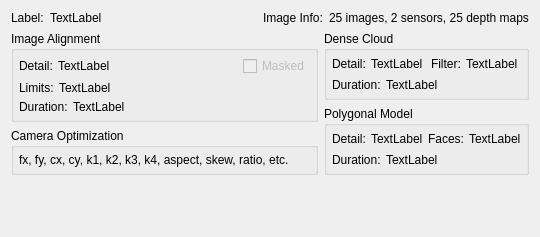
<?xml version="1.0" encoding="UTF-8"?>
<ui version="4.0">
 <class>PSChunkInfo</class>
 <widget class="QWidget" name="PSChunkInfo">
  <property name="geometry">
   <rect>
    <x>0</x>
    <y>0</y>
    <width>540</width>
    <height>237</height>
   </rect>
  </property>
  <property name="windowTitle">
   <string>Chunk Info</string>
  </property>
  <layout class="QVBoxLayout" name="verticalLayout_7">
   <item>
    <layout class="QHBoxLayout" name="horizontalLayout_4">
     <item>
      <widget class="QLabel" name="label">
       <property name="sizePolicy">
        <sizepolicy hsizetype="Fixed" vsizetype="Preferred">
         <horstretch>0</horstretch>
         <verstretch>0</verstretch>
        </sizepolicy>
       </property>
       <property name="font">
        <font>
         <underline>false</underline>
        </font>
       </property>
       <property name="text">
        <string>Label:</string>
       </property>
      </widget>
     </item>
     <item>
      <widget class="QLabel" name="ChunkLabelLabel">
       <property name="sizePolicy">
        <sizepolicy hsizetype="Expanding" vsizetype="Preferred">
         <horstretch>0</horstretch>
         <verstretch>0</verstretch>
        </sizepolicy>
       </property>
       <property name="text">
        <string>TextLabel</string>
       </property>
      </widget>
     </item>
     <item>
      <widget class="QLabel" name="label_3">
       <property name="sizePolicy">
        <sizepolicy hsizetype="Fixed" vsizetype="Preferred">
         <horstretch>0</horstretch>
         <verstretch>0</verstretch>
        </sizepolicy>
       </property>
       <property name="font">
        <font>
         <underline>false</underline>
        </font>
       </property>
       <property name="text">
        <string>Image Info:</string>
       </property>
      </widget>
     </item>
     <item>
      <widget class="QLabel" name="ImageInfoLabel">
       <property name="sizePolicy">
        <sizepolicy hsizetype="Minimum" vsizetype="Preferred">
         <horstretch>0</horstretch>
         <verstretch>0</verstretch>
        </sizepolicy>
       </property>
       <property name="text">
        <string>25 images, 2 sensors, 25 depth maps</string>
       </property>
      </widget>
     </item>
    </layout>
   </item>
   <item>
    <layout class="QHBoxLayout" name="horizontalLayout_10">
     <item>
      <layout class="QVBoxLayout" name="verticalLayout_6">
       <item>
        <widget class="QGroupBox" name="ImageAlignGroupBox">
         <property name="title">
          <string>Image Alignment</string>
         </property>
         <layout class="QVBoxLayout" name="verticalLayout">
          <property name="spacing">
           <number>5</number>
          </property>
          <property name="leftMargin">
           <number>5</number>
          </property>
          <property name="topMargin">
           <number>5</number>
          </property>
          <property name="rightMargin">
           <number>5</number>
          </property>
          <property name="bottomMargin">
           <number>5</number>
          </property>
          <item>
           <layout class="QHBoxLayout" name="horizontalLayout_3">
            <item>
             <widget class="QLabel" name="label_5">
              <property name="sizePolicy">
               <sizepolicy hsizetype="Fixed" vsizetype="Preferred">
                <horstretch>0</horstretch>
                <verstretch>0</verstretch>
               </sizepolicy>
              </property>
              <property name="font">
               <font>
                <underline>false</underline>
               </font>
              </property>
              <property name="text">
               <string>Detail:</string>
              </property>
             </widget>
            </item>
            <item>
             <widget class="QLabel" name="IADetailLabel">
              <property name="sizePolicy">
               <sizepolicy hsizetype="Minimum" vsizetype="Preferred">
                <horstretch>0</horstretch>
                <verstretch>0</verstretch>
               </sizepolicy>
              </property>
              <property name="text">
               <string>TextLabel</string>
              </property>
             </widget>
            </item>
            <item>
             <widget class="QCheckBox" name="IAMaskedCheckBox">
              <property name="enabled">
               <bool>false</bool>
              </property>
              <property name="sizePolicy">
               <sizepolicy hsizetype="Fixed" vsizetype="Fixed">
                <horstretch>0</horstretch>
                <verstretch>0</verstretch>
               </sizepolicy>
              </property>
              <property name="text">
               <string>Masked</string>
              </property>
             </widget>
            </item>
           </layout>
          </item>
          <item>
           <layout class="QHBoxLayout" name="horizontalLayout_2">
            <item>
             <widget class="QLabel" name="label_7">
              <property name="sizePolicy">
               <sizepolicy hsizetype="Fixed" vsizetype="Preferred">
                <horstretch>0</horstretch>
                <verstretch>0</verstretch>
               </sizepolicy>
              </property>
              <property name="font">
               <font>
                <underline>false</underline>
               </font>
              </property>
              <property name="text">
               <string>Limits:</string>
              </property>
             </widget>
            </item>
            <item>
             <widget class="QLabel" name="IALimitsLabel">
              <property name="text">
               <string>TextLabel</string>
              </property>
             </widget>
            </item>
           </layout>
          </item>
          <item>
           <layout class="QHBoxLayout" name="horizontalLayout">
            <item>
             <widget class="QLabel" name="label_8">
              <property name="sizePolicy">
               <sizepolicy hsizetype="Fixed" vsizetype="Preferred">
                <horstretch>0</horstretch>
                <verstretch>0</verstretch>
               </sizepolicy>
              </property>
              <property name="font">
               <font>
                <underline>false</underline>
               </font>
              </property>
              <property name="text">
               <string>Duration:</string>
              </property>
             </widget>
            </item>
            <item>
             <widget class="QLabel" name="IADurationLabel">
              <property name="text">
               <string>TextLabel</string>
              </property>
             </widget>
            </item>
           </layout>
          </item>
         </layout>
        </widget>
       </item>
       <item>
        <widget class="QGroupBox" name="OptimizeGroupBox">
         <property name="title">
          <string>Camera Optimization</string>
         </property>
         <layout class="QVBoxLayout" name="verticalLayout_4">
          <property name="spacing">
           <number>5</number>
          </property>
          <property name="leftMargin">
           <number>5</number>
          </property>
          <property name="topMargin">
           <number>5</number>
          </property>
          <property name="rightMargin">
           <number>5</number>
          </property>
          <property name="bottomMargin">
           <number>5</number>
          </property>
          <item>
           <layout class="QHBoxLayout" name="horizontalLayout_9">
            <item>
             <widget class="QLabel" name="OptInfoLabel">
              <property name="sizePolicy">
               <sizepolicy hsizetype="Expanding" vsizetype="Expanding">
                <horstretch>0</horstretch>
                <verstretch>0</verstretch>
               </sizepolicy>
              </property>
              <property name="text">
               <string>fx, fy, cx, cy, k1, k2, k3, k4, aspect, skew, ratio, etc.</string>
              </property>
              <property name="alignment">
               <set>Qt::AlignLeading|Qt::AlignLeft|Qt::AlignTop</set>
              </property>
              <property name="wordWrap">
               <bool>true</bool>
              </property>
             </widget>
            </item>
           </layout>
          </item>
         </layout>
        </widget>
       </item>
      </layout>
     </item>
     <item>
      <layout class="QVBoxLayout" name="verticalLayout_5">
       <item>
        <widget class="QGroupBox" name="DenseCloudGroupBox">
         <property name="title">
          <string>Dense Cloud</string>
         </property>
         <layout class="QVBoxLayout" name="verticalLayout_2">
          <property name="spacing">
           <number>5</number>
          </property>
          <property name="leftMargin">
           <number>5</number>
          </property>
          <property name="topMargin">
           <number>5</number>
          </property>
          <property name="rightMargin">
           <number>5</number>
          </property>
          <property name="bottomMargin">
           <number>5</number>
          </property>
          <item>
           <layout class="QHBoxLayout" name="horizontalLayout_5">
            <item>
             <widget class="QLabel" name="label_11">
              <property name="sizePolicy">
               <sizepolicy hsizetype="Fixed" vsizetype="Preferred">
                <horstretch>0</horstretch>
                <verstretch>0</verstretch>
               </sizepolicy>
              </property>
              <property name="font">
               <font>
                <underline>false</underline>
               </font>
              </property>
              <property name="text">
               <string>Detail:</string>
              </property>
             </widget>
            </item>
            <item>
             <widget class="QLabel" name="DCDetailLabel">
              <property name="sizePolicy">
               <sizepolicy hsizetype="Minimum" vsizetype="Preferred">
                <horstretch>0</horstretch>
                <verstretch>0</verstretch>
               </sizepolicy>
              </property>
              <property name="text">
               <string>TextLabel</string>
              </property>
             </widget>
            </item>
            <item>
             <widget class="QLabel" name="label_17">
              <property name="sizePolicy">
               <sizepolicy hsizetype="Fixed" vsizetype="Preferred">
                <horstretch>0</horstretch>
                <verstretch>0</verstretch>
               </sizepolicy>
              </property>
              <property name="font">
               <font>
                <underline>false</underline>
               </font>
              </property>
              <property name="text">
               <string>Filter:</string>
              </property>
             </widget>
            </item>
            <item>
             <widget class="QLabel" name="DCFilterLabel">
              <property name="sizePolicy">
               <sizepolicy hsizetype="Minimum" vsizetype="Preferred">
                <horstretch>0</horstretch>
                <verstretch>0</verstretch>
               </sizepolicy>
              </property>
              <property name="text">
               <string>TextLabel</string>
              </property>
             </widget>
            </item>
           </layout>
          </item>
          <item>
           <layout class="QHBoxLayout" name="horizontalLayout_7">
            <item>
             <widget class="QLabel" name="label_15">
              <property name="sizePolicy">
               <sizepolicy hsizetype="Fixed" vsizetype="Preferred">
                <horstretch>0</horstretch>
                <verstretch>0</verstretch>
               </sizepolicy>
              </property>
              <property name="font">
               <font>
                <underline>false</underline>
               </font>
              </property>
              <property name="text">
               <string>Duration:</string>
              </property>
             </widget>
            </item>
            <item>
             <widget class="QLabel" name="DCDurationLabel">
              <property name="text">
               <string>TextLabel</string>
              </property>
             </widget>
            </item>
           </layout>
          </item>
         </layout>
        </widget>
       </item>
       <item>
        <widget class="QGroupBox" name="ModelGroupBox">
         <property name="title">
          <string>Polygonal Model</string>
         </property>
         <layout class="QVBoxLayout" name="verticalLayout_3">
          <property name="spacing">
           <number>5</number>
          </property>
          <property name="leftMargin">
           <number>5</number>
          </property>
          <property name="topMargin">
           <number>5</number>
          </property>
          <property name="rightMargin">
           <number>5</number>
          </property>
          <property name="bottomMargin">
           <number>5</number>
          </property>
          <item>
           <layout class="QHBoxLayout" name="horizontalLayout_6">
            <item>
             <widget class="QLabel" name="label_13">
              <property name="sizePolicy">
               <sizepolicy hsizetype="Fixed" vsizetype="Preferred">
                <horstretch>0</horstretch>
                <verstretch>0</verstretch>
               </sizepolicy>
              </property>
              <property name="font">
               <font>
                <underline>false</underline>
               </font>
              </property>
              <property name="text">
               <string>Detail:</string>
              </property>
             </widget>
            </item>
            <item>
             <widget class="QLabel" name="ModDetailLabel">
              <property name="sizePolicy">
               <sizepolicy hsizetype="Minimum" vsizetype="Preferred">
                <horstretch>0</horstretch>
                <verstretch>0</verstretch>
               </sizepolicy>
              </property>
              <property name="text">
               <string>TextLabel</string>
              </property>
             </widget>
            </item>
            <item>
             <widget class="QLabel" name="label_19">
              <property name="sizePolicy">
               <sizepolicy hsizetype="Fixed" vsizetype="Preferred">
                <horstretch>0</horstretch>
                <verstretch>0</verstretch>
               </sizepolicy>
              </property>
              <property name="font">
               <font>
                <underline>false</underline>
               </font>
              </property>
              <property name="text">
               <string>Faces:</string>
              </property>
             </widget>
            </item>
            <item>
             <widget class="QLabel" name="ModFacesLabel">
              <property name="sizePolicy">
               <sizepolicy hsizetype="Minimum" vsizetype="Preferred">
                <horstretch>0</horstretch>
                <verstretch>0</verstretch>
               </sizepolicy>
              </property>
              <property name="text">
               <string>TextLabel</string>
              </property>
             </widget>
            </item>
           </layout>
          </item>
          <item>
           <layout class="QHBoxLayout" name="horizontalLayout_8">
            <item>
             <widget class="QLabel" name="label_21">
              <property name="sizePolicy">
               <sizepolicy hsizetype="Fixed" vsizetype="Preferred">
                <horstretch>0</horstretch>
                <verstretch>0</verstretch>
               </sizepolicy>
              </property>
              <property name="font">
               <font>
                <underline>false</underline>
               </font>
              </property>
              <property name="text">
               <string>Duration:</string>
              </property>
             </widget>
            </item>
            <item>
             <widget class="QLabel" name="ModDurationLabel">
              <property name="text">
               <string>TextLabel</string>
              </property>
             </widget>
            </item>
           </layout>
          </item>
         </layout>
        </widget>
       </item>
      </layout>
     </item>
    </layout>
   </item>
   <item>
    <spacer name="verticalSpacer">
     <property name="orientation">
      <enum>Qt::Vertical</enum>
     </property>
     <property name="sizeHint" stdset="0">
      <size>
       <width>20</width>
       <height>40</height>
      </size>
     </property>
    </spacer>
   </item>
  </layout>
 </widget>
 <resources/>
 <connections/>
</ui>
